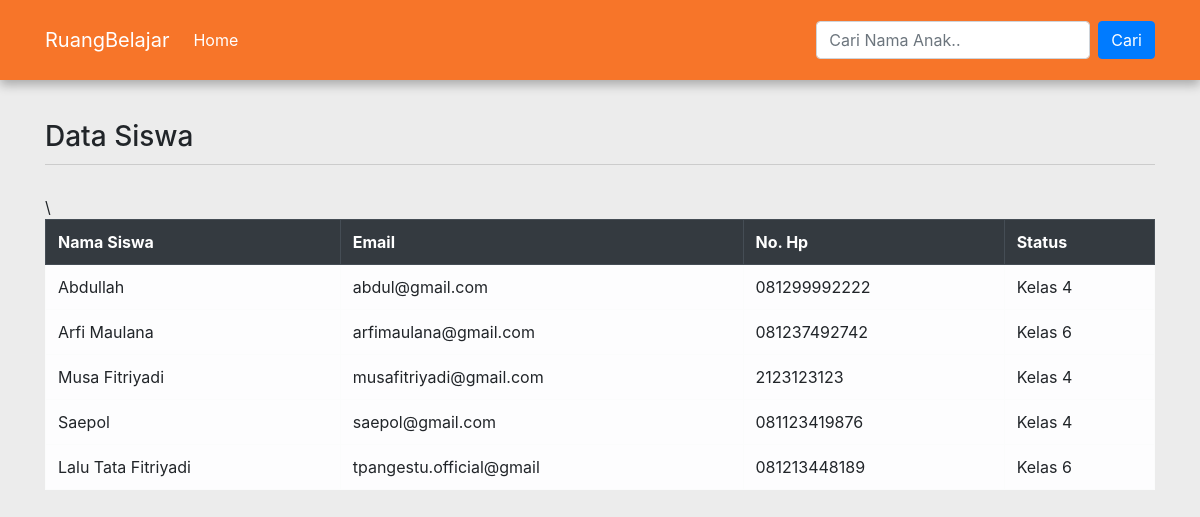
The app's page /admin/index.php with its own data.
### tables this page shows
CREATE TABLE `siswa` (
  `nama` varchar(100) NOT NULL,
  `email` varchar(100) NOT NULL,
  `password` varchar(300) NOT NULL,
  `no_hp` varchar(100) NOT NULL,
  `status` enum('Kelas 4','Kelas 5','Kelas 6','') NOT NULL,
  `fotoprofile` varchar(500) NOT NULL
);

### database/tampil_data.php (the view, shortened to what this page needs)
<?php
	include 'config.php';
if(isset($_GET['cari'])){
	$cari = $_GET['cari'];
	echo "<p> Mencari Data : ";
	echo "$cari";
	echo "</p>";
	$data = mysqli_query($koneksi, "select * from siswa where nama like '%".$cari."%'
		or id like '%".$cari."%'");
}else{
	$data = mysqli_query($koneksi, "select * from siswa");
}
 ?>
<tr class="thead-dark">\
	<th>Nama Siswa</th>
	<th>Email</th>
	<th>No. Hp</th>
	<th>Status</th>
</tr>
<?php
while($d = mysqli_fetch_array($data)){
?>
<tr>
	<td><?php echo $d['nama']; ?></td>
	<td><?php echo $d['email']; ?></td>
	<td><?php echo $d['no_hp']; ?></td>
	<td><?php echo $d['status']; ?></td>
</tr>
<?php }
?>

### assets/custom/custom.css (style rules this page uses)
body { background: #ececec; }

### records on screen
siswa: nama "Abdullah", email "abdul@gmail.com", no_hp "081299992222", status "Kelas 4"
siswa: nama "Arfi Maulana", email "arfimaulana@gmail.com", no_hp "081237492742", status "Kelas 6"
siswa: nama "Musa Fitriyadi", email "musafitriyadi@gmail.com", no_hp "2123123123", status "Kelas 4"
siswa: nama "Saepol", email "saepol@gmail.com", no_hp "081123419876", status "Kelas 4"
siswa: nama "Lalu Tata Fitriyadi", email "tpangestu.official@gmail", no_hp "081213448189", status "Kelas 6"
